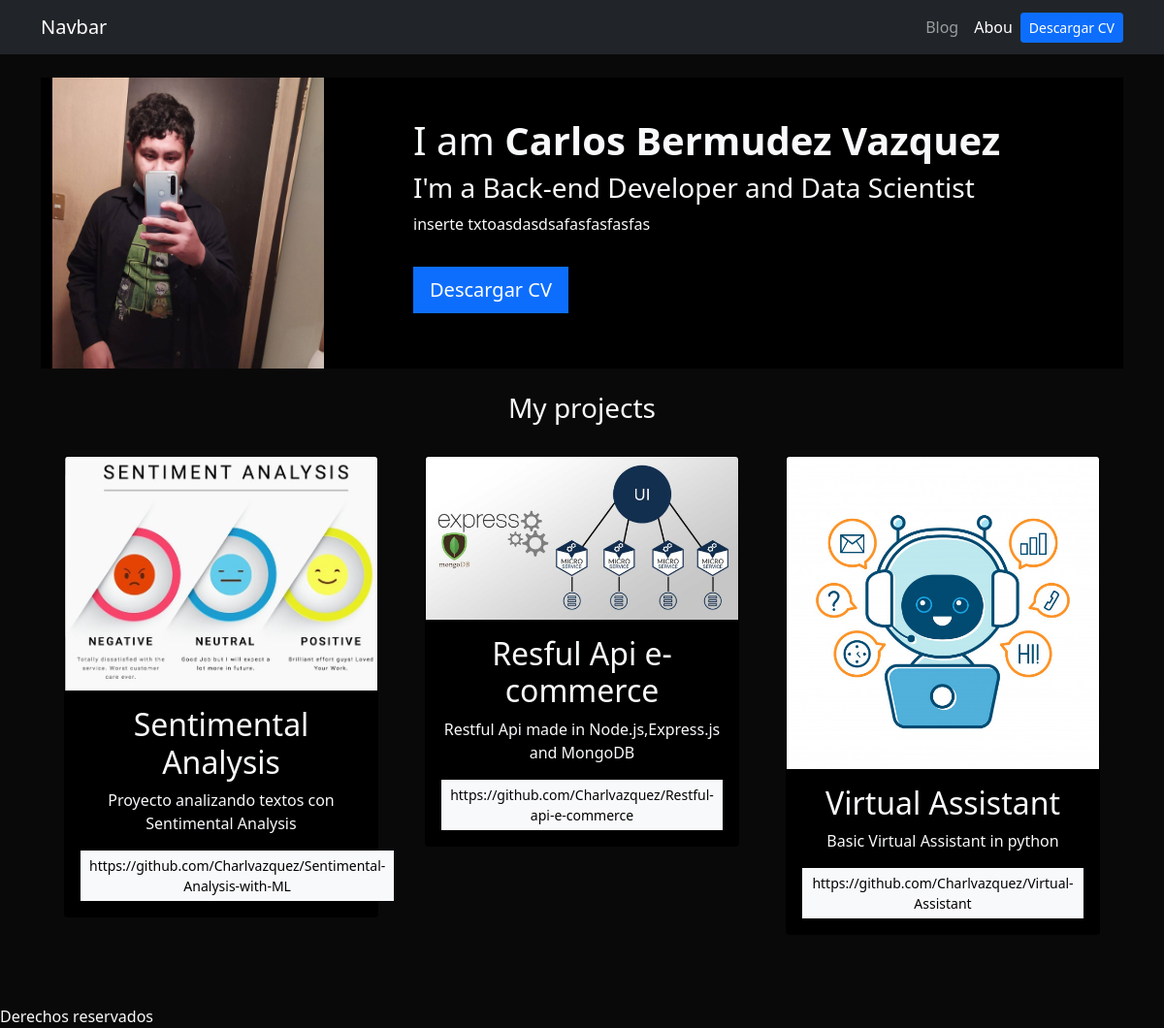
The page / on the database its author committed.
### portafolio/models.py (models this page shows)
class Project(models.Model):
    titulo = CharField(max_length=150)
    descripcion = CharField(max_length=100)
    imagen = ImageField(upload_to='portafolio/images/')
    url= URLField(blank=True)

### portafolio/views.py (the view)
# urls.py: 2. Add a URL to urlpatterns:  path('', views.home, name='home')
def home(request):
    proyectos = Project.objects.all()
    return render(request, 'home.html',{'proyectos':proyectos})

### portafolio/templates/home.html
{% extends 'layout.html' %}
{% block content%}
{% load static %}
<header class="row bg-black">
    <div class="col-md-4">
        <img src="{% static 'portfolio/me.png' %}" width="280" height="300">
    </div>
    <div class="col-md-8 my-auto">
        <h1>I am <strong>Carlos Bermudez Vazquez</strong></h1>
        <h3>I'm a Back-end Developer and Data Scientist</h3>
        <p>inserte txtoasdasdsafasfasfasfas</p>
        <a href="{% static 'portfolio/English CV.pdf' %}" class="btn btn-primary btn-lg rounded-0 my-3">Descargar CV</a>
    </div>
</header>
<div class="row my-4 text-center">
    <h3>My projects</h3>
{% for proyecto in proyectos %}
<div class="col-md-4 p-4">
    <div class="card bg-black card-project">
        <img src="{{proyecto.imagen.url}}" alt="{{proyecto.titulo}}" class="card-img-top">
        <div class="card-body">
            <h2>{{proyecto.titulo}}</h2>
            <p>{{proyecto.descripcion}}</p>
            {% if proyecto.url %}
            <a href="{{proyecto.url}}" class="btn btn-light rounded-0 btn-sm" target="_blank">{{proyecto.url}}</a>
            {% endif %}
        </div>
    </div>
</div>
{%endfor%}
</div>
{% endblock %}

### portafolio/templates/layout.html (shortened to what this page needs)
{% load static %}
<!DOCTYPE html>
<html lang="en">
<head>
    <link href="https://cdn.jsdelivr.net/npm/bootstrap@5.1.3/dist/css/bootstrap.min.css" rel="stylesheet">
    <link rel="stylesheet" href="{% static 'main.css' %}">
</head>
<body class="text-light">
    <nav class="navbar navbar-expand-lg navbar-dark bg-dark">
        <div class="container">
          <a class="navbar-brand" href="/">Navbar</a>
          <div class="collapse navbar-collapse" id="navbarNav">
            <ul class="navbar-nav ms-auto">
              <li class="nav-item">
                <a class="nav-link" href="{% url 'blog:post' %}">Blog</a>
              </li>
              <li class="nav-item">
                <a class="nav-link active" aria-current="page" href="#">Abou</a>
              </li>
              <li class="nav-item d-flex align-items-center">
                <a class="btn btn-primary btn-sm" href="{% static 'portfolio/English CV.pdf' %}" target="_blank">Descargar CV</a>
              </li>
            </ul>
          </div>
        </div>
      </nav>
   <div class="container p-4">
    {% block content %}
    {% endblock %}
   </div>
    <footer>Derechos reservados</footer>
</body>
</html>

### portafolio/static/main.css (style rules this page uses)
body { background: #090909; }
.bg-black { background: black; }

### rows shown on the page
Project: imagen (picture), titulo "Sentimental Analysis", descripcion "Proyecto analizando textos con Sentimental Analysis", url "https://github.com/Charlvazquez/Sentimental-Analysis-with-ML"
Project: imagen (picture), titulo "Resful Api e-commerce", descripcion "Restful Api made in Node.js,Express.js and MongoDB", url "https://github.com/Charlvazquez/Restful-api-e-commerce"
Project: imagen (picture), titulo "Virtual Assistant", descripcion "Basic Virtual Assistant in python", url "https://github.com/Charlvazquez/Virtual-Assistant"
